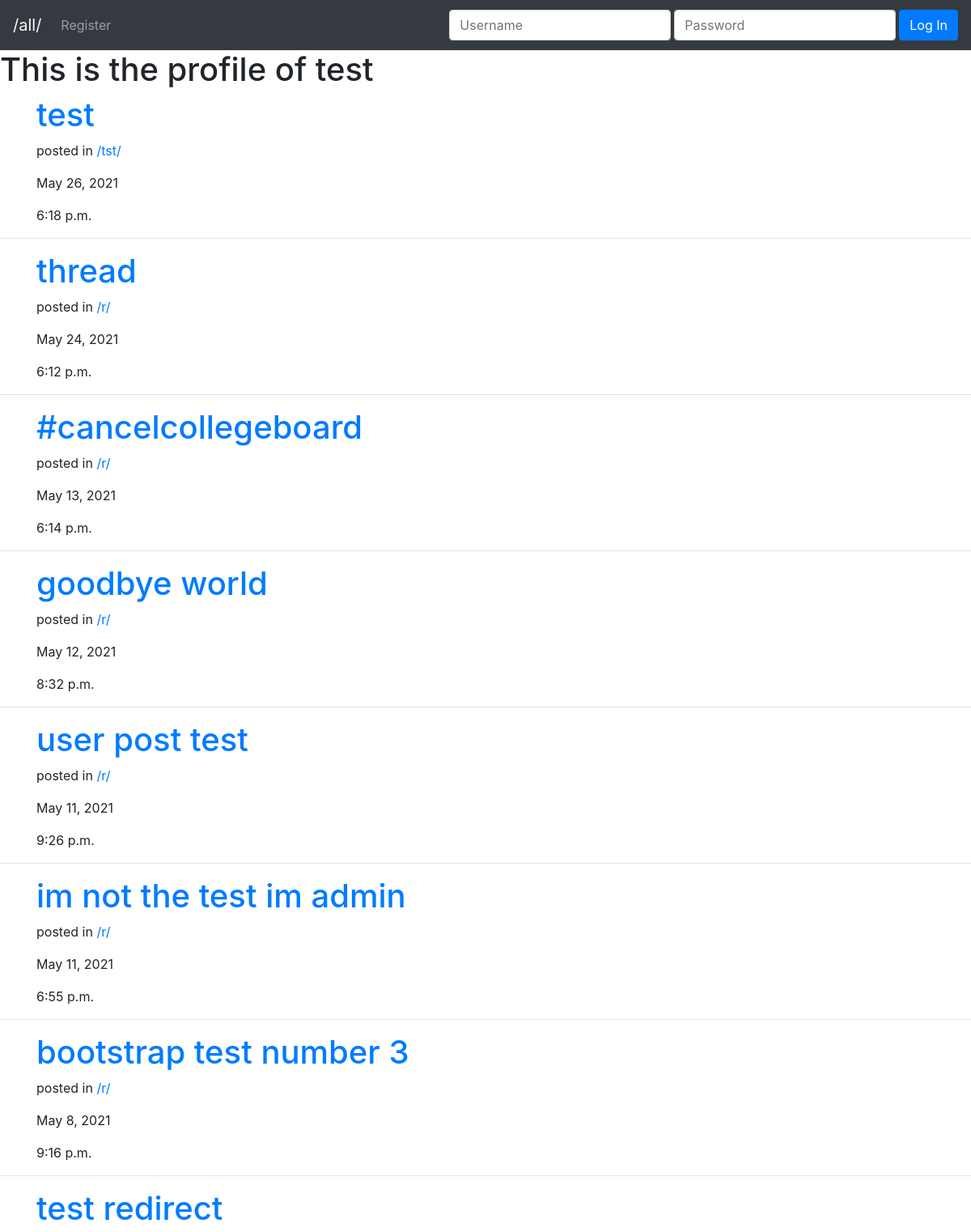
The app's page /profile/2/ (upper part), older data.
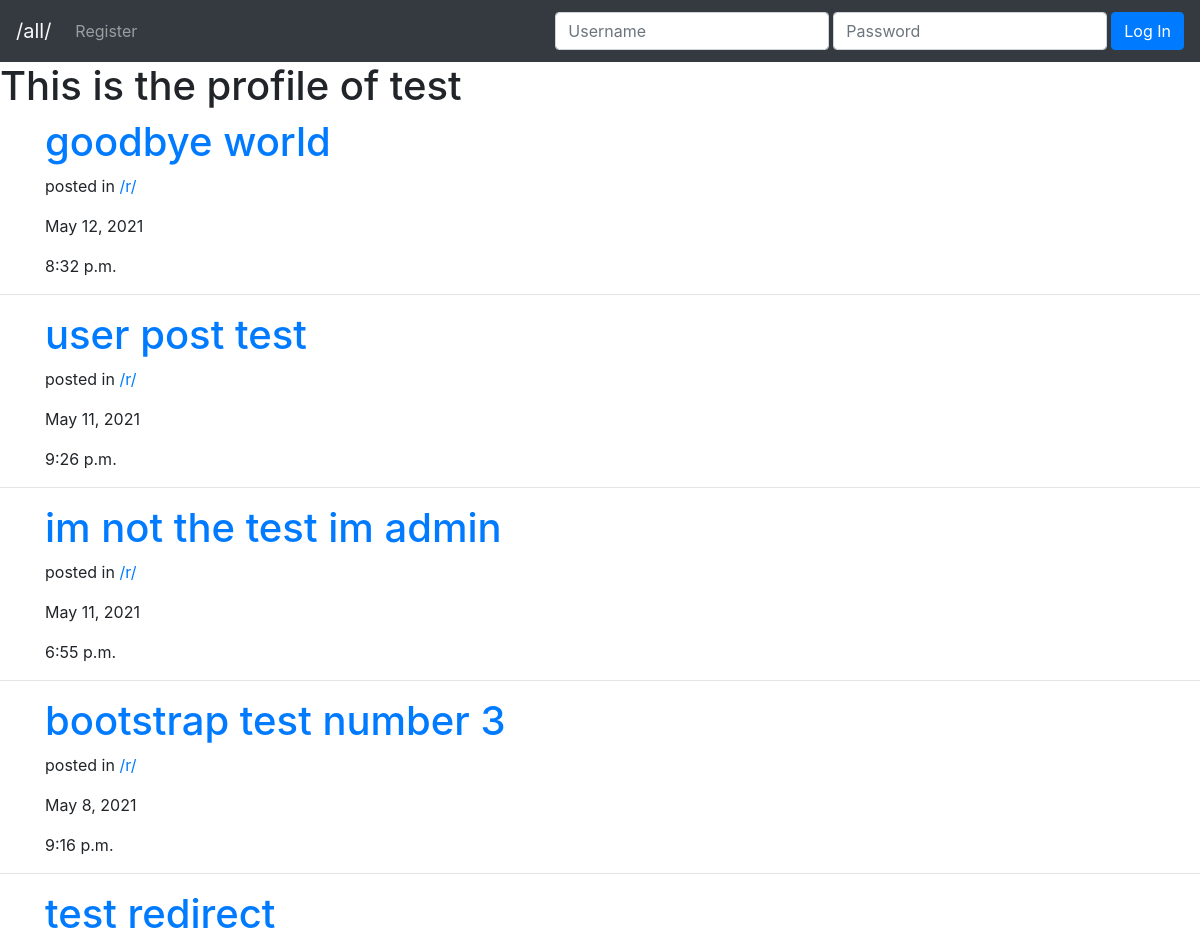
The same page, newer data.
### post/models.py (models this page shows, shortened)
class Post(models.Model):
    id = models.BigAutoField(primary_key=True)
    userPosted = models.ForeignKey(User, on_delete=models.CASCADE,null=True, blank=True)
    thread = models.ForeignKey(Thread, on_delete=models.CASCADE,null=True, blank=True)
    title = models.CharField(max_length=30)
    content = models.CharField(max_length=2000)
    pub_date = models.DateTimeField('date published')

class Thread(models.Model):
    title = models.TextField(max_length=3)

### post/views.py (the view, shortened to what this page needs)
# urls.py: path('profile/<int:user_id>/', views.Profile.as_view(), name='profile')
class Profile(View):
    def get(self, request, user_id):
        user = get_object_or_404(User, pk=user_id)
        post = Post.objects.filter(userPosted=user).order_by('-pub_date')
        is_self = user == request.user
        context = {'post_objects': post, 'is_self':is_self, 'profile_owner':user}
        return render(request, 'post/profile.html', context)

### post/templates/post/profile.html (shortened to what this page needs)
<!DOCTYPE html>
<html lang="en">
<head>
    <link rel="stylesheet" href="https://maxcdn.bootstrapcdn.com/bootstrap/4.0.0/css/bootstrap.min.css"
 />
</head>
<body>
    <nav class="navbar navbar-expand-lg navbar-dark bg-dark">
        <a class="navbar-brand text-light" href="/all/">/all/</a>
        {% if user.is_authenticated %}
        <div class="collapse navbar-collapse" id="navbarText">
            <ul class="navbar-nav mr-auto">
                <li class="nav-item">
                    <a class="nav-link" href="/new/">Create Post</a>
                </li>
                <li class="nav-item">
                    <a class="nav-link" href="/new/thread">Create Thread</a>
                </li>
            </ul>
            {% if is_self %}
            <span class="navbar-text mr-3">
                Welcome, {{user}}!
            </span>
            {% else %}
            <span class="navbar-text mr-3">
                Welcome, <a href="/profile/{{user.id}}">{{user}}</a>!
            </span>
            {% endif %}
            <form class="form-inline" action="" method="POST">
                {% csrf_token %}
                <input type="hidden" name="logout" value="logout"></input>
                <button type="submit" class="btn btn-danger">Logout</button>
            </form>
        </div>
        {% else %}
        <div class="collapse navbar-collapse" id="navbarText">
            <ul class="navbar-nav mr-auto">
                <li class="nav-item">
                    <a class="nav-link" href="/register/">Register</a>
                </li>
            </ul>
            <form class="form-inline ml-auto" action="" method="POST">
                <input type="text" class="form-control mr-1 my-1" name="username" id="username" placeholder="Username" required />
                <input type="password" class="form-control mr-1 my-1" name="password" id="password" placeholder="Password" required />
                <button class="btn btn-primary my-2 my-sm-0" type="submit">
                    Log In
                </button>
            </form>
        </div>
        {% endif %}
    </nav>
    {% if is_self %}
    <h1>Welcome home, {{user}}!</h1>
    {% for post in post_objects %}
    <div class="container">
        <h1><a href="/posts/{{post.id}}">{{post.title}}</a></h1>
        <p>posted in <a href="/threads/{{post.thread.id}}">/{{post.thread.title}}/</a></p>
        <p>{{post.pub_date.date}}</p>
        <p>{{post.pub_date.time}}</p>
        <a href="/posts/{{post.id}}/delete">delete</a>
    </div>
    <hr />
    {% endfor %}
    {% else %}
    <h1>This is the profile of {{profile_owner}}</h1>
    {% for post in post_objects %}
    <div class="container">
        <h1><a href="/posts/{{post.id}}">{{post.title}}</a></h1>
        <p>posted in <a href="/threads/{{post.thread.id}}">/{{post.thread.title}}/</a></p>
        <p>{{post.pub_date.date}}</p>
        <p>{{post.pub_date.time}}</p>
    </div>
    <hr />
    {% endfor %}
    {% endif %}
</body>
</html>

Row changes from the older to the newer data that the page shows:
removed Post: title "test", thread "tst", pub_date "May 26, 2021", pub_date.time "6:18 p.m."
removed Post: title "thread", thread "r", pub_date "May 24, 2021", pub_date.time "6:12 p.m."
removed Post: title "#cancelcollegeboard", thread "r", pub_date "May 13, 2021", pub_date.time "6:14 p.m."
